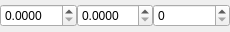
<?xml version="1.0" encoding="UTF-8"?>
<ui version="4.0">
 <class>Form</class>
 <widget class="QWidget" name="Form">
  <property name="geometry">
   <rect>
    <x>0</x>
    <y>0</y>
    <width>230</width>
    <height>32</height>
   </rect>
  </property>
  <property name="windowTitle">
   <string>Form</string>
  </property>
  <layout class="QHBoxLayout" name="horizontalLayout">
   <property name="spacing">
    <number>0</number>
   </property>
   <property name="leftMargin">
    <number>0</number>
   </property>
   <property name="topMargin">
    <number>0</number>
   </property>
   <property name="rightMargin">
    <number>0</number>
   </property>
   <property name="bottomMargin">
    <number>0</number>
   </property>
   <item>
    <widget class="QDoubleSpinBox" name="qminDoubleSpinBox">
     <property name="decimals">
      <number>4</number>
     </property>
    </widget>
   </item>
   <item>
    <widget class="QDoubleSpinBox" name="qmaxDoubleSpinBox">
     <property name="decimals">
      <number>4</number>
     </property>
    </widget>
   </item>
   <item>
    <widget class="QSpinBox" name="qCountSpinBox">
     <property name="maximum">
      <number>999</number>
     </property>
    </widget>
   </item>
  </layout>
 </widget>
 <resources/>
 <connections/>
</ui>
